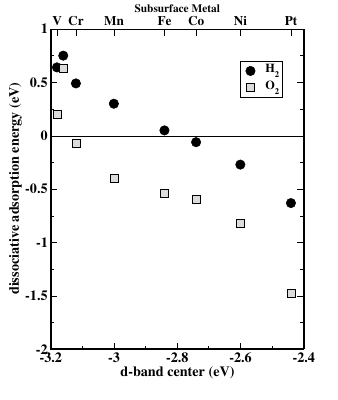

Here is the Python script that generated this plot:
from GracePlot import *

labels=['Pt', 'Ni','Co','Fe','Mn','Cr','V','Ti']
ed=[-2.44, -2.60, -2.74, -2.84, -3.0, -3.12, -3.18, -3.16];
dissH_H=[-0.63, -0.27, -0.06, 0.05, 0.30, 0.49, 0.64, 0.75];
dissH_O=[-1.27, -0.61, -0.40,-0.29, -0.17, 0.18, 0.28, 0.78];
dissH_O_450=[-1.47, -0.82, -0.59, -0.54, -0.40, -0.07, 0.20, 0.63];

p=GracePlot(3.375,4)
p.SetView(.15,.15,.9,1.1)
hdata=Data(ed,dissH_H,symbol=Symbol(symbol=circle,fillcolor=black,size=1.4),
           line=Line(linestyle=0),
           legend='H\s2')

odata=Data(ed,dissH_O_450,symbol=Symbol(symbol=square,fillcolor=grey,size=1.4),
           line=Line(linestyle=0),
           legend='O\s2')

zero=Data([-3.2,-2.4],[0,0],
          symbol=Symbol(symbol=0),
          line=Line(color=black))

p.plot(hdata,odata,zero)
p.xaxis(-3.2,-2.4)
p.yaxis(-2,1)


p.legend(x=-2.6,y=0.7,font=2,charsize=1.3)

p.xlabel('d-band center (eV)')
p.ylabel('dissociative adsorption energy (eV)')

p._send('xaxis tick place normal')

p._send('altxaxis on')
p._send('altxaxis ticklabel font 2')
p._send('altxaxis ticklabel char size 1.4')
p._send('altxaxis ticklabel place opposite')
p._send('altxaxis ticklabel type spec')
p._send('altxaxis tick place opposite')
p._send('altxaxis tick spec %d' % (len(labels)-1))

for i in range(len(labels)-1):
    p._send('altxaxis tick major %d,%f' % (i,ed[i]))
    p._send('altxaxis ticklabel %d, "%s"' % (i,labels[i]))

p._send('altxaxis label place opposite')
p._send('altxaxis label char size 1.2')
p._send('altxaxis label font 2')
p._send('altxaxis label "Subsurface Metal"')


p.save('figure4.eps')
p.save('figure4.pdf')
p.save('figure4.agr')


